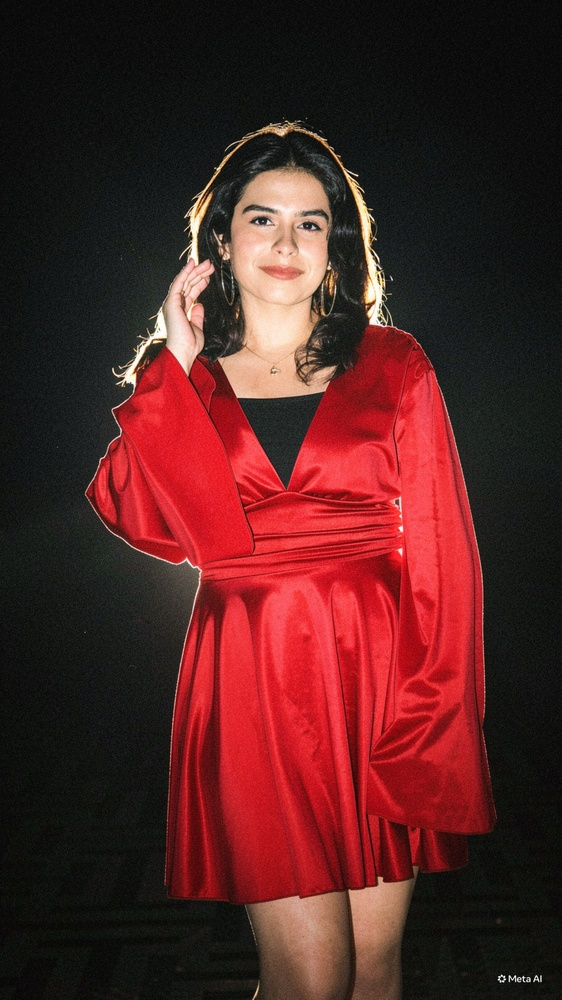
#> input picture assets/sanya-profile.jpg, 562 x 1000 px, shrunk from 1206 x 2144 before the run
$ python tint_space_shooter.py ../../assets/sanya-profile.jpg
#> lines starting #> are read from the running program, lines starting #| are printed output that depends on the picture
#> in tint_animation, source_image is the input picture: PIL image 562x1000 RGB; mean R, G, B 83, 35.2, 34.2
from __future__ import annotations

from pathlib import Path
from sys import argv

from PIL import Image, ImageOps, ImageSequence


def tint_frame(frame: Image.Image) -> Image.Image:
    rgba_frame = frame.convert("RGBA")
    grayscale_frame = ImageOps.grayscale(rgba_frame)
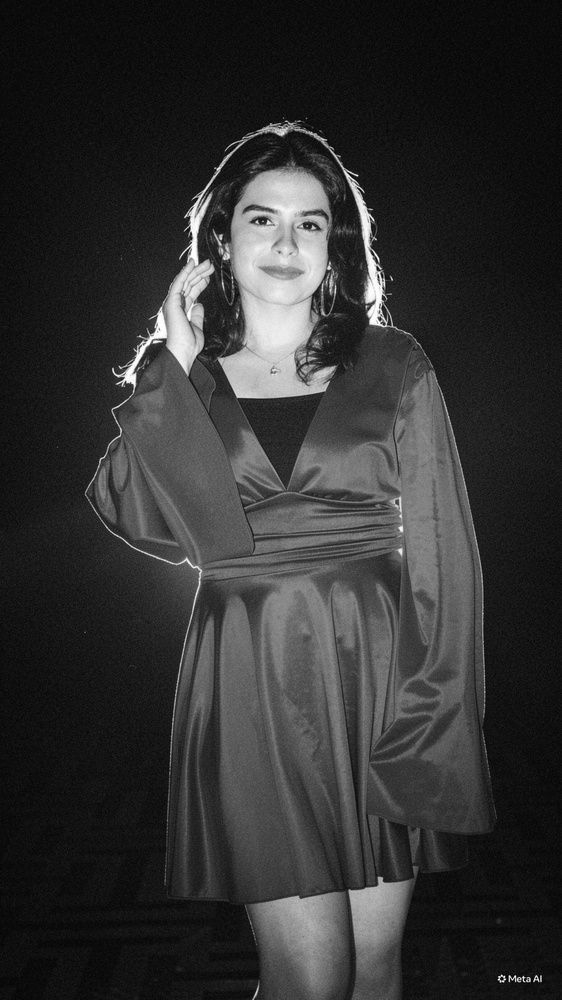
#> grayscale_frame: PIL image 562x1000 L; min 0, max 255, mean 49.4
    pink_frame = ImageOps.colorize(
        grayscale_frame,
        black="#0D1117",
        white="#F8BBD0",
        mid="#FF69B4",
        blackpoint=0,
        midpoint=150,
        whitepoint=255,
    )
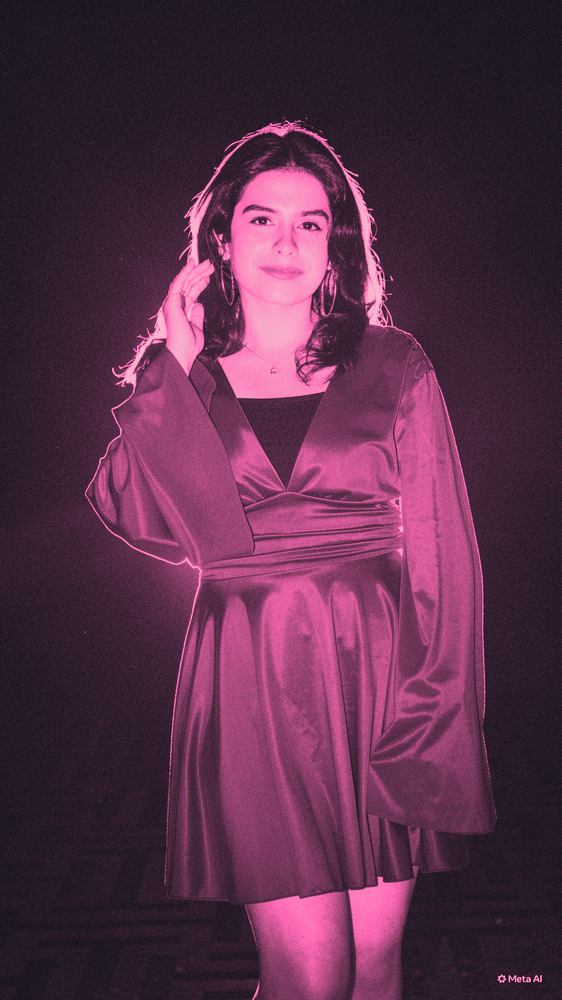
#> pink_frame: PIL image 562x1000 RGB; mean R, G, B 88.5, 45.9, 72.4
    pink_frame.putalpha(rgba_frame.getchannel("A"))
#> pink_frame: PIL image 562x1000 RGBA
    return pink_frame.convert("P", palette=Image.Palette.ADAPTIVE, colors=128)


def tint_animation(source_path: Path) -> None:
    if not source_path.is_file():
        raise FileNotFoundError(f"Space Shooter GIF not found: {source_path}")

    with Image.open(source_path) as source_image:
        frames = [tint_frame(frame) for frame in ImageSequence.Iterator(source_image)]
#> frames = 1 item
        durations = [frame.info.get("duration", 40) for frame in ImageSequence.Iterator(source_image)]
#> durations = [40]

    if not frames:
        raise ValueError(f"Space Shooter GIF has no frames: {source_path}")

    frames[0].save(
        source_path,
        format="GIF",
        save_all=True,
        append_images=frames[1:],
        duration=durations,
        loop=0,
        disposal=2,
        optimize=False,
    )


def main(arguments: list[str]) -> None:
    if len(arguments) != 2:
        raise ValueError("Usage: tint_space_shooter.py <space-shooter.gif>")

    tint_animation(Path(arguments[1]))


if __name__ == "__main__":
    main(argv)
